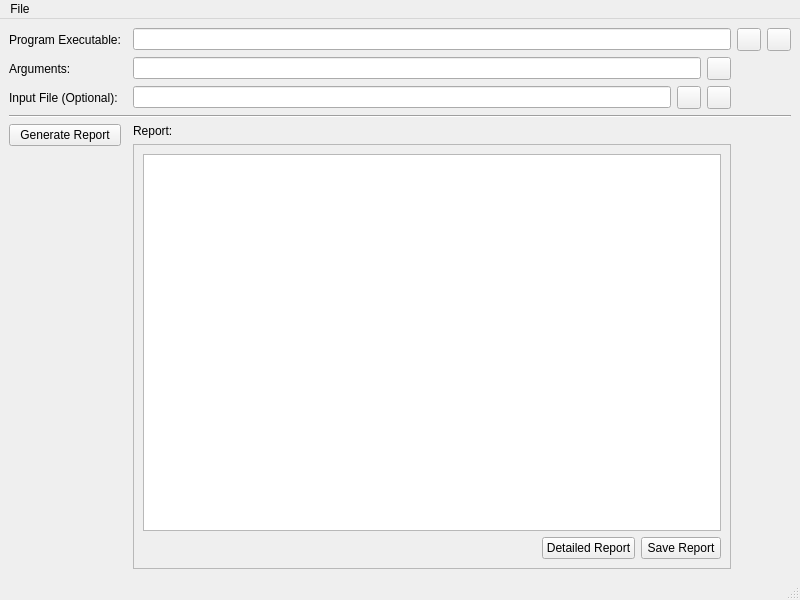
<?xml version="1.0" encoding="UTF-8"?>
<ui version="4.0">
 <class>MainWindow</class>
 <widget class="QMainWindow" name="MainWindow">
  <property name="enabled">
   <bool>true</bool>
  </property>
  <property name="geometry">
   <rect>
    <x>0</x>
    <y>0</y>
    <width>800</width>
    <height>600</height>
   </rect>
  </property>
  <property name="windowTitle">
   <string>QBEEF</string>
  </property>
  <property name="windowIcon">
   <iconset resource="resources.qrc">
    <normaloff>:/res/qmem.svg</normaloff>:/res/qmem.svg</iconset>
  </property>
  <widget class="QWidget" name="centralwidget">
   <layout class="QGridLayout" name="gridLayout_2">
    <item row="0" column="4">
     <widget class="QToolButton" name="toolButtonExecutableClear">
      <property name="cursor">
       <cursorShape>PointingHandCursor</cursorShape>
      </property>
      <property name="toolTip">
       <string>&lt;html&gt;&lt;head/&gt;&lt;body&gt;&lt;p&gt;Clear the path in the &lt;span style=&quot; font-weight:700;&quot;&gt;Program Executable &lt;/span&gt;field&lt;/p&gt;&lt;/body&gt;&lt;/html&gt;</string>
      </property>
      <property name="text">
       <string/>
      </property>
      <property name="icon">
       <iconset theme="edit-clear">
        <normaloff>.</normaloff>.</iconset>
      </property>
     </widget>
    </item>
    <item row="2" column="2">
     <layout class="QHBoxLayout" name="horizontalLayout">
      <item>
       <widget class="QLineEdit" name="lineEditInput">
        <property name="enabled">
         <bool>true</bool>
        </property>
        <property name="toolTip">
         <string>&lt;html&gt;&lt;head/&gt;&lt;body&gt;&lt;p&gt;A path to a file containing test input values (for interactive CLI programs)&lt;/p&gt;&lt;/body&gt;&lt;/html&gt;</string>
        </property>
       </widget>
      </item>
      <item>
       <widget class="QToolButton" name="toolButtonInputOpen">
        <property name="enabled">
         <bool>true</bool>
        </property>
        <property name="cursor">
         <cursorShape>PointingHandCursor</cursorShape>
        </property>
        <property name="toolTip">
         <string>&lt;html&gt;&lt;head/&gt;&lt;body&gt;&lt;p&gt;Open the file dialog for the &lt;span style=&quot; font-weight:700;&quot;&gt;Input File &lt;/span&gt;field&lt;/p&gt;&lt;/body&gt;&lt;/html&gt;</string>
        </property>
        <property name="text">
         <string/>
        </property>
        <property name="icon">
         <iconset theme="document-open">
          <normaloff>.</normaloff>.</iconset>
        </property>
       </widget>
      </item>
      <item>
       <widget class="QToolButton" name="toolButtonInputClear">
        <property name="enabled">
         <bool>true</bool>
        </property>
        <property name="cursor">
         <cursorShape>PointingHandCursor</cursorShape>
        </property>
        <property name="toolTip">
         <string>&lt;html&gt;&lt;head/&gt;&lt;body&gt;&lt;p&gt;Clear the path in the &lt;span style=&quot; font-weight:700;&quot;&gt;Input File &lt;/span&gt;field&lt;/p&gt;&lt;/body&gt;&lt;/html&gt;</string>
        </property>
        <property name="text">
         <string/>
        </property>
        <property name="icon">
         <iconset theme="edit-clear">
          <normaloff>.</normaloff>.</iconset>
        </property>
       </widget>
      </item>
     </layout>
    </item>
    <item row="7" column="0">
     <layout class="QVBoxLayout" name="verticalLayout_3">
      <item>
       <widget class="QPushButton" name="pushButtonGenerateReport">
        <property name="cursor">
         <cursorShape>PointingHandCursor</cursorShape>
        </property>
        <property name="text">
         <string>Generate Report</string>
        </property>
        <property name="icon">
         <iconset theme="system-run">
          <normaloff>.</normaloff>.</iconset>
        </property>
       </widget>
      </item>
      <item>
       <spacer name="verticalSpacer">
        <property name="orientation">
         <enum>Qt::Vertical</enum>
        </property>
        <property name="sizeHint" stdset="0">
         <size>
          <width>20</width>
          <height>40</height>
         </size>
        </property>
       </spacer>
      </item>
     </layout>
    </item>
    <item row="0" column="3">
     <widget class="QToolButton" name="toolButtonExecutableOpen">
      <property name="cursor">
       <cursorShape>PointingHandCursor</cursorShape>
      </property>
      <property name="toolTip">
       <string>&lt;html&gt;&lt;head/&gt;&lt;body&gt;&lt;p&gt;Open the file dialog for the &lt;span style=&quot; font-weight:700;&quot;&gt;Program Executable &lt;/span&gt;field&lt;/p&gt;&lt;/body&gt;&lt;/html&gt;</string>
      </property>
      <property name="text">
       <string/>
      </property>
      <property name="icon">
       <iconset theme="document-open">
        <normaloff>.</normaloff>.</iconset>
      </property>
     </widget>
    </item>
    <item row="0" column="0">
     <widget class="QLabel" name="labelProgram">
      <property name="text">
       <string>Program Executable:</string>
      </property>
     </widget>
    </item>
    <item row="0" column="2">
     <widget class="QLineEdit" name="lineEditExecutable">
      <property name="toolTip">
       <string>&lt;html&gt;&lt;head/&gt;&lt;body&gt;&lt;p&gt;A path to an executable on disk.&lt;/p&gt;&lt;/body&gt;&lt;/html&gt;</string>
      </property>
     </widget>
    </item>
    <item row="7" column="2">
     <layout class="QVBoxLayout" name="verticalLayout">
      <item>
       <widget class="QLabel" name="labelReport">
        <property name="sizePolicy">
         <sizepolicy hsizetype="Preferred" vsizetype="Preferred">
          <horstretch>0</horstretch>
          <verstretch>0</verstretch>
         </sizepolicy>
        </property>
        <property name="text">
         <string>Report:</string>
        </property>
       </widget>
      </item>
      <item>
       <widget class="QFrame" name="frameReport">
        <property name="sizePolicy">
         <sizepolicy hsizetype="Preferred" vsizetype="Expanding">
          <horstretch>0</horstretch>
          <verstretch>0</verstretch>
         </sizepolicy>
        </property>
        <property name="frameShape">
         <enum>QFrame::StyledPanel</enum>
        </property>
        <property name="frameShadow">
         <enum>QFrame::Raised</enum>
        </property>
        <layout class="QVBoxLayout" name="verticalLayout_2">
         <item>
          <widget class="QTreeView" name="treeViewMemoryLeaks">
           <property name="iconSize">
            <size>
             <width>0</width>
             <height>0</height>
            </size>
           </property>
          </widget>
         </item>
         <item>
          <layout class="QHBoxLayout" name="horizontalLayout_2">
           <item>
            <spacer name="horizontalSpacer">
             <property name="orientation">
              <enum>Qt::Horizontal</enum>
             </property>
             <property name="sizeHint" stdset="0">
              <size>
               <width>40</width>
               <height>20</height>
              </size>
             </property>
            </spacer>
           </item>
           <item>
            <widget class="QPushButton" name="pushButtonDetailedView">
             <property name="cursor">
              <cursorShape>PointingHandCursor</cursorShape>
             </property>
             <property name="text">
              <string>Detailed Report</string>
             </property>
             <property name="icon">
              <iconset theme="document-properties">
               <normaloff>.</normaloff>.</iconset>
             </property>
            </widget>
           </item>
           <item>
            <widget class="QPushButton" name="pushButtonSaveReport">
             <property name="cursor">
              <cursorShape>PointingHandCursor</cursorShape>
             </property>
             <property name="toolTip">
              <string>&lt;html&gt;&lt;head/&gt;&lt;body&gt;&lt;p&gt;Save the report to disk&lt;/p&gt;&lt;/body&gt;&lt;/html&gt;</string>
             </property>
             <property name="text">
              <string>Save Report</string>
             </property>
             <property name="icon">
              <iconset theme="document-save">
               <normaloff>.</normaloff>.</iconset>
             </property>
            </widget>
           </item>
          </layout>
         </item>
        </layout>
       </widget>
      </item>
     </layout>
    </item>
    <item row="2" column="0">
     <widget class="QLabel" name="labelInputFile">
      <property name="text">
       <string>Input File (Optional):</string>
      </property>
     </widget>
    </item>
    <item row="5" column="0" colspan="5">
     <widget class="Line" name="line">
      <property name="orientation">
       <enum>Qt::Horizontal</enum>
      </property>
     </widget>
    </item>
    <item row="1" column="0">
     <widget class="QLabel" name="label">
      <property name="text">
       <string>Arguments:</string>
      </property>
     </widget>
    </item>
    <item row="1" column="2">
     <layout class="QHBoxLayout" name="horizontalLayout_3">
      <item>
       <widget class="QLineEdit" name="lineEditArgs"/>
      </item>
      <item>
       <widget class="QToolButton" name="toolButtonArgsClear">
        <property name="cursor">
         <cursorShape>PointingHandCursor</cursorShape>
        </property>
        <property name="text">
         <string/>
        </property>
        <property name="icon">
         <iconset theme="edit-clear"/>
        </property>
       </widget>
      </item>
     </layout>
    </item>
   </layout>
  </widget>
  <widget class="QMenuBar" name="menubar">
   <property name="geometry">
    <rect>
     <x>0</x>
     <y>0</y>
     <width>800</width>
     <height>26</height>
    </rect>
   </property>
   <widget class="QMenu" name="menuFile">
    <property name="title">
     <string>File</string>
    </property>
    <addaction name="actionReset"/>
   </widget>
   <addaction name="menuFile"/>
  </widget>
  <widget class="QStatusBar" name="statusbar"/>
  <action name="actionReset">
   <property name="text">
    <string>Clear</string>
   </property>
  </action>
 </widget>
 <resources>
  <include location="resources.qrc"/>
 </resources>
 <connections/>
</ui>
